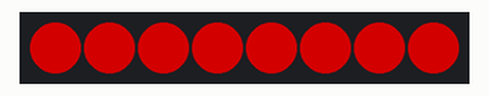
This program was run on a simulated BBC micro:bit (MakeCode). On the bench: 8 RGB LEDs in strip order, left to right. Dim RGB values are drawn brighter than linear.

Above: at 0.1 s.
At 0.6 s:
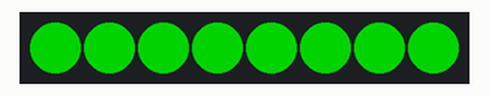
At 1.1 s:
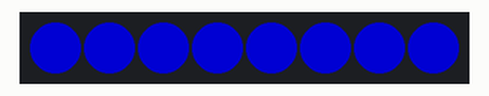
At 1.6 s:
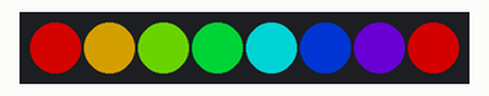
At 3.6 s:
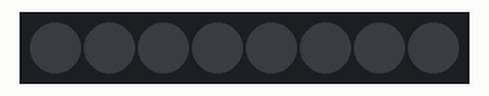
Timing chart, 0 to 40.0 s (numbered marks = the images above):
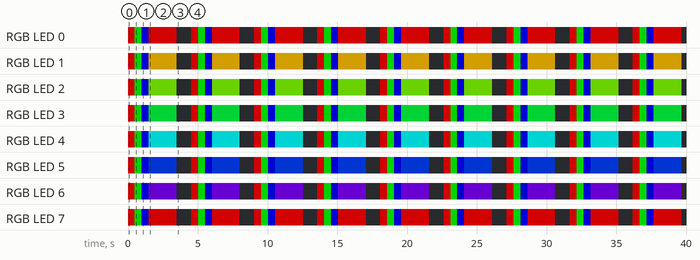

The program:

main.ts
```typescript
let strip = neopixel.create(DigitalPin.P0, 8, NeoPixelMode.RGB)
basic.forever(function () {
    strip.showColor(neopixel.colors(NeoPixelColors.Red))
    strip.show()
    basic.pause(500)
    strip.showColor(neopixel.colors(NeoPixelColors.Green))
    strip.show()
    basic.pause(500)
    strip.showColor(neopixel.colors(NeoPixelColors.Blue))
    strip.show()
    basic.pause(500)
    strip.showRainbow(1, 360)
    strip.show()
    basic.pause(2000)
    strip.clear()
    strip.show()
    basic.pause(1000)
})
```

test.ts
```typescript
// aquí va el archivo "tests"; esto no se compilará cuando este paquete se utilice como una extensión.
```

Measured:
- by itself, RGB LED 0: repeats every 4.5 s: RGB(0, 127, 0) 0.50 s, RGB(0, 0, 127) 0.50 s, RGB(127, 2, 0) 2.0 s, off 1.0 s, RGB(127, 0, 0) 0.50 s
- by itself, RGB LED 1: repeats every 4.5 s: RGB(0, 127, 0) 0.50 s, RGB(0, 0, 127) 0.50 s, RGB(127, 95, 0) 2.0 s, off 1.0 s, RGB(127, 0, 0) 0.50 s
- by itself, RGB LED 2: repeats every 4.5 s: RGB(0, 127, 0) 0.50 s, RGB(0, 0, 127) 0.50 s, RGB(63, 127, 0) 2.0 s, off 1.0 s, RGB(127, 0, 0) 0.50 s
- by itself, RGB LED 3: repeats every 4.5 s: RGB(0, 127, 0) 0.50 s, RGB(0, 0, 127) 0.50 s, RGB(0, 127, 32) 2.0 s, off 1.0 s, RGB(127, 0, 0) 0.50 s
- by itself, RGB LED 4: repeats every 4.5 s: RGB(0, 127, 0) 0.50 s, RGB(0, 0, 127) 0.50 s, RGB(0, 127, 127) 2.0 s, off 1.0 s, RGB(127, 0, 0) 0.50 s
- by itself, RGB LED 5: repeats every 4.5 s: RGB(0, 127, 0) 0.50 s, RGB(0, 0, 127) 0.50 s, RGB(0, 32, 127) 2.0 s, off 1.0 s, RGB(127, 0, 0) 0.50 s
- by itself, RGB LED 6: repeats every 4.5 s: RGB(0, 127, 0) 0.50 s, RGB(0, 0, 127) 0.50 s, RGB(63, 0, 127) 2.0 s, off 1.0 s, RGB(127, 0, 0) 0.50 s
- by itself, RGB LED 7: repeats every 4.5 s: RGB(0, 127, 0) 0.50 s, RGB(0, 0, 127) 0.50 s, RGB(127, 0, 0) 2.0 s, off 1.0 s, RGB(127, 0, 0) 0.50 s
